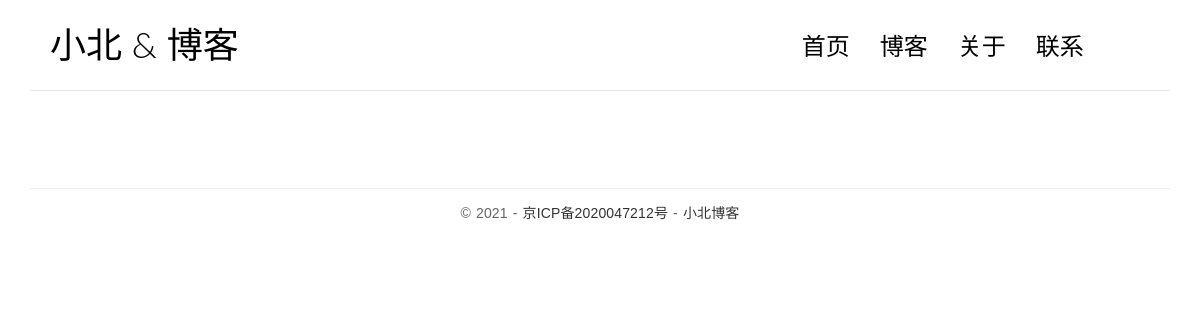
The page /full/width/ on the database as committed earlier.
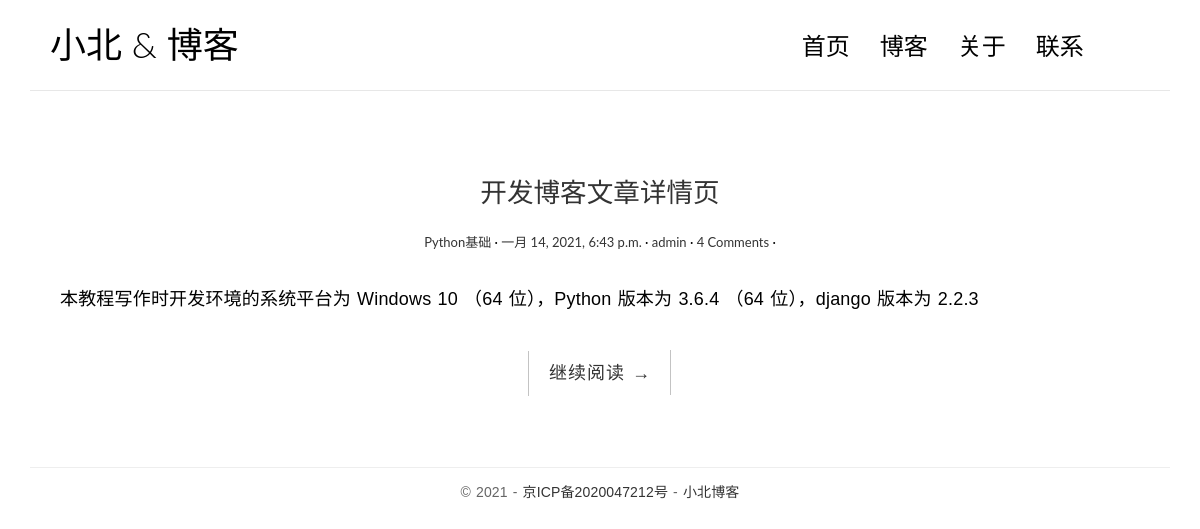
The same page on the database as committed later.
### blog/models.py (models this page shows, shortened)
class Post(models.Model):
    title = models.CharField('文章标题', max_length=70)
    body = models.TextField('文章正文')
    excerpt = models.CharField('文章载要', max_length=200, blank=True)
    author = models.ForeignKey(User, on_delete=models.CASCADE, verbose_name='文章作者')
    category = models.ForeignKey(Category, on_delete=models.CASCADE)
    tags = models.ManyToManyField(Tag, blank=True)
    created_time = models.DateTimeField('创建时间', default=datetime.now)
    modified_time = models.DateTimeField('修改时间', auto_now=True)
    class Meta:
        verbose_name = "文章"
        verbose_name_plural = verbose_name
        ordering = ('-created_time',)

class Category(models.Model):
    name = models.CharField('分类名', max_length=100)
    class Meta:
        verbose_name = "分类"
        verbose_name_plural = verbose_name
    def __str__(self):
        return self.name

### blog/views.py (the view)
# urls.py: path('full/width/', full_width, name='full_width'),
def full_width(request):
    articles = Post.objects.all()
    return render(request, 'full-width.html', {
        "articles": articles
    })

### templates/full-width.html (shortened to what this page needs)
{% extends 'base.html' %}
{% block bodyBlock %}
    <div class="content-body">
			<div class="container">
				<div class="row">
					<main class="col-md-12">
                        {% for article in articles %}
                            <article class="post post-1">
                                <header class="entry-header">
                                    <h1 class="entry-title">
                                        <a href="{% url 'detail' article.id %}">{{ article.title }}</a>
                                    </h1>
                                    <div class="entry-meta">
                                        <span class="post-category"><a href="#">{{ article.category }}</a></span>
                                        <span class="post-date"><a href="#"><time class="entry-date" datetime="{{ article.created_time }}">{{ article.created_time }}</time></a></span>
                                        <span class="post-author"><a href="#">{{ article.author }}</a></span>
                                        <span class="comments-link"><a href="">4 Comments</a></span>
                                    </div>
                                </header>
                                <div class="entry-content clearfix">
                                    <p>{{ article.excerpt }}</p>
                                    <div class="read-more cl-effect-14">
                                        <a href="{% url 'detail' article.id %}" class="more-link">继续阅读 <span class="meta-nav">→</span></a>
                                    </div>
                                </div>
                            </article>
                        {% endfor %}
					</main>
				</div>
			</div>
		</div>
{% endblock %}

Rows that differ between the two databases and show on the page:
added Post: title "开发博客文章详情页", category "Python基础", created_time "一月 14, 2021, 6:43 p.m.", author "admin", excerpt "本教程写作时开发环境的系统平台为 Windows 10 （64 位），Python 版本为 3.6.4 （64 位），django 版本为 2.2.3"
